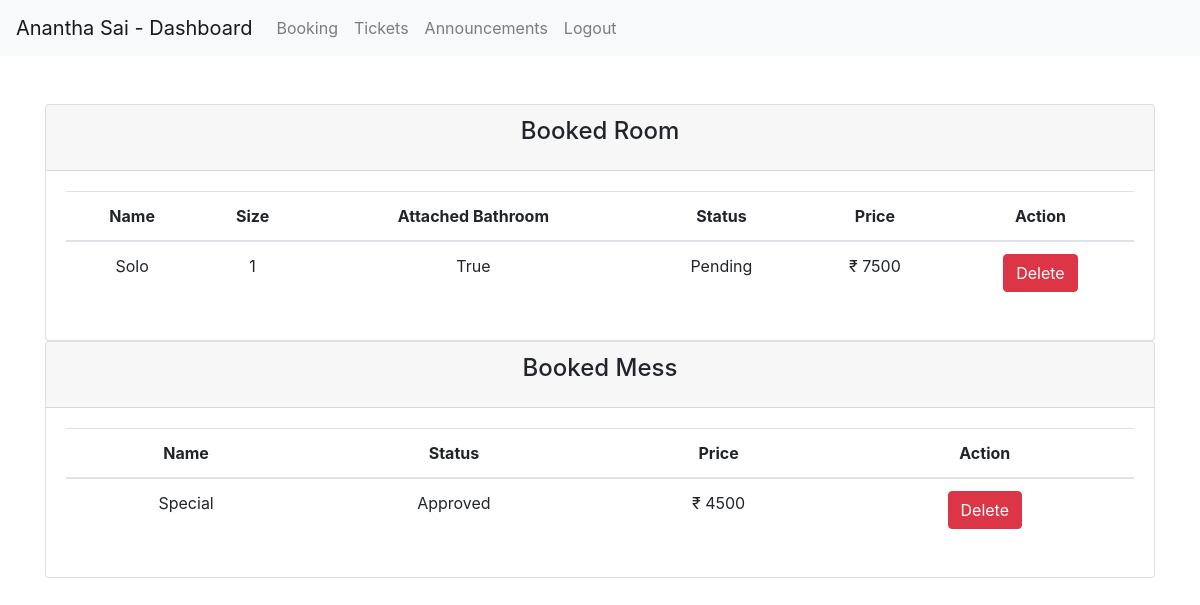
The app's page /booking (signed in) with its own data.
### pghr/models.py (models this page shows, shortened)
class Room(db.Model):
    id = db.Column(db.Integer, primary_key=True)
    name = db.Column(db.String(80), unique=True, nullable=False)
    size = db.Column(db.Integer, unique=False, nullable=False)
    attached_bathroom = db.Column(db.Boolean, unique=False, nullable=False, default=False)
    status = db.Column(db.String(80), unique=False, nullable=False) # A, NA
    price = db.Column(db.Integer, unique=False, nullable=False)
    description = db.Column(db.String(120))

class RoomBookings(db.Model):
    id = db.Column(db.Integer, primary_key=True)
    user_id = db.Column(db.Integer, db.ForeignKey('user.id'), nullable=False)
    user = db.relationship('User', backref=db.backref('bookings', lazy=True))
    room_id = db.Column(db.Integer, db.ForeignKey('room.id'), nullable=False)
    room = db.relationship('Room', backref=db.backref('room', lazy=True))
    status = db.Column(db.String(80), unique=False, nullable=False) # pending, approved, cancelled
    check_in = db.Column(db.DateTime(timezone=True), server_default=func.now())
    check_out = db.Column(db.DateTime(timezone=True), onupdate=func.now())

class Mess(db.Model):
    id = db.Column(db.Integer, primary_key=True)
    name = db.Column(db.String(80), unique=True, nullable=False)
    description = db.Column(db.String(120))
    status = db.Column(db.String(80), unique=False, nullable=False) # A, NA - Available, Not Available
    price = db.Column(db.Integer, unique=False, nullable=False)

class MessBookings(db.Model):
    id = db.Column(db.Integer, primary_key=True)
    user_id = db.Column(db.Integer, db.ForeignKey('user.id'), nullable=False)
    user = db.relationship('User', backref=db.backref('user', lazy=True))
    mess_id = db.Column(db.Integer, db.ForeignKey('mess.id'), nullable=False)
    mess = db.relationship('Mess', backref=db.backref('mess', lazy=True))
    status = db.Column(db.String(80), unique=False, nullable=False) # pending, approved, cancelled
    check_in = db.Column(db.DateTime(timezone=True), server_default=func.now())
    check_out = db.Column(db.DateTime(timezone=True), onupdate=func.now())

### pghr/controllers.py (the view)
@app.route('/booking', methods=['GET', 'POST'])
@login_required
def booking():
    rooms = Room.query.all()
    messes = Mess.query.all()
    room_booked = RoomBookings.query.filter_by(user_id=current_user.id).first()
    mess_booked = MessBookings.query.filter_by(user_id=current_user.id).first()
    dont_show_room = False if not room_booked else True
    dont_show_mess = False if not mess_booked else True
    if room_booked:
        room = Room.query.filter_by(id=room_booked.room_id).first()
    else:
        room = None
    if mess_booked:
        mess = Mess.query.filter_by(id=mess_booked.mess_id).first()
    else:
        mess = None
    return render_template('customer/booking.html', user=current_user, rooms=rooms, messes=messes, room=room, mess=mess, room_booked=room_booked, mess_booked=mess_booked, dont_show_room=dont_show_room, dont_show_mess=dont_show_mess)

### pghr/controllers.py (called while the page is built)
@login_manager.user_loader
def load_user(user_id):
    return User.query.get(int(user_id))

### templates/customer/booking.html (shortened to what this page needs)
{% extends "customer/base.html" %}
{% block content %}
{% include "customer/navbar.html" %}
<br> <br>
{% if dont_show_room %}
    {% if rooms==None %}
        <div class="container">
            <div class="row">
                <div class="col-md-12">
                    <div class="card">
                        <div class="card-header">
                            <h4 class="card-title text-center">No Rooms Available</h4>
                        </div>
                    </div>
                </div>
            </div>
        </div>
    {% else %}
        <div class="container">
            <div class="row">
                <div class="col-md-12">
                    <div class="card">
                        <div class="card-header">
                            <h4 class="card-title text-center">Booked Room</h4>
                        </div>
                        <div class="card-body">
                            <div class="table-responsive">
                                <table class="table">
                                    <thead>
                                        <tr>
                                            <th class="text-center">Name</th>
                                            <th class="text-center">Size</th>
                                            <th class="text-center">Attached Bathroom</th>
                                            <th class="text-center">Status</th>
                                            <th class="text-center">Price</th>
                                            <th class="text-center">Action</th>
                                        </tr>
                                    </thead>
                                    <tbody>
                                        <tr>
                                            <td class="text-center">{{ room.name }}</td>
                                            <td class="text-center">{{ room.size }}</td>
                                            <td class="text-center">{{ room.attached_bathroom }}</td>
                                            <td class="text-center">{{ room_booked.status|title }}</td>
                                            <td class="text-center">₹ {{ room.price }}</td>
                                            <td class="text-center">
                                                <form action="{{url_for('booking_room_delete')}}" method="POST">
                                                    <button type="submit" class="btn btn-danger">Delete</button>
                                                </form>
                                            </td>
                                        </tr>
                                    </tbody>
                                </table>
                            </div>
                        </div>
                    </div>
                </div>
            </div>
        </div>
    {% endif %}
{% endif %}
{% if dont_show_mess %}
    {% if rooms==None %}
        <div class="container">
            <div class="row">
                <div class="col-md-12">
                    <div class="card">
                        <div class="card-header">
                            <h4 class="card-title text-center">No Mess Available</h4>
                        </div>
                    </div>
                </div>
            </div>
        </div>
    {% else %}
        <div class="container">
            <div class="row">
                <div class="col-md-12">
                    <div class="card">
                        <div class="card-header">
                            <h4 class="card-title text-center">Booked Mess</h4>
                        </div>
                        <div class="card-body">
                            <div class="table-responsive">
                                <table class="table">
                                    <thead>
                                        <tr>
                                            <th class="text-center">Name</th>
                                            <th class="text-center">Status</th>
                                            <th class="text-center">Price</th>
                                            <th class="text-center">Action</th>
                                        </tr>
                                    </thead>
                                    <tbody>
                                        <tr>
                                            <td class="text-center">{{ mess.name }}</td>
                                            <td class="text-center">{{ mess_booked.status|title }}</td>
                                            <td class="text-center">₹ {{ mess.price }}</td>
                                            <td class="text-center">
                                                <form action="{{url_for('booking_mess_delete')}}" method="POST">
                                                    <button type="submit" class="btn btn-danger">Delete</button>
                                                </form>
                                            </td>
                                        </tr>
                                    </tbody>
                                </table>
                            </div>
                        </div>
                    </div>
                </div>
            </div>
        </div>
    {% endif %}
{% endif %}
{% endblock %}

### templates/customer/base.html (shortened to what this page needs)
<!DOCTYPE html>
<html lang="en">
<head>
    <link rel="stylesheet" href="https://maxcdn.bootstrapcdn.com/bootstrap/4.5.2/css/bootstrap.min.css">
    <link rel="stylesheet" href="https://cdnjs.cloudflare.com/ajax/libs/font-awesome/4.7.0/css/font-awesome.min.css">
    <link rel="stylesheet" href="..static/css/index.css">
</head>
<body>
    {% block content %}
    {% endblock %}
</body>
</html>

### templates/customer/navbar.html (shortened to what this page needs)
<nav class="navbar navbar-expand-lg navbar-light bg-light">
  <a class="navbar-brand" href="{{url_for('dashboard')}}">Anantha Sai - Dashboard</a>
  <div class="collapse navbar-collapse" id="navbarNav">
    <ul class="navbar-nav">
      <li class="nav-item">
        <a class="nav-link" href="{{url_for("booking")}}">Booking</a>
      </li>
      <li class="nav-item">
        <a class="nav-link" href="{{url_for("ticket")}}">Tickets</a>
      </li>
      <li class="nav-item">
        <a class="nav-link" href="{{url_for("announcement")}}">Announcements</a>
      </li>
      <li class="nav-item">
        <a class="nav-link" href="{{url_for("logout")}}">Logout</a>
      </li>
    </ul>
  </div>
</nav>

### records on screen
Room: name "Solo", size "1", attached_bathroom "True", price "7500"
RoomBookings: status "Pending"
Mess: name "Special", price "4500"
MessBookings: status "Approved"
